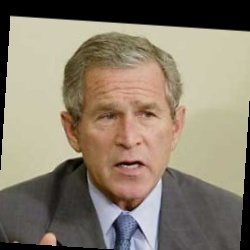
#> input picture dataset/training-data/3/George_W_Bush_0015.jpg, 250 x 250 px
$ python fisherfaces_face_detection.py
#> lines starting #> are read from the running program, lines starting #| are printed output that depends on the picture; pictures that were not available may be replaced by others from this repository, and a replacement may not be noted
import sys
import os
import numpy as np
import cv2
import matplotlib as pyplot

training_data_folder_path = 'dataset/training-data'
test_data_folder_path = 'dataset/test-data'

haarcascade_frontalface = 'opencv_xml_files/ haarcascade_frontalface.xml'

def detect_face(input_img):
    try:
        image = cv2.cvtColor(input_img, cv2.COLOR_BGR2GRAY)
    except:
        convert_image = cv2.cvtColor(input_img, cv2.COLOR_GRAY2BGR)
        image = cv2.cvtColor(convert_image, cv2.COLOR_BGR2GRAY)

    face_cascade = cv2.CascadeClassifier('opencv_xml_files/haarcascade_frontalface.xml')
    faces = face_cascade.detectMultiScale(image, scaleFactor=1.2, minNeighbors=5);
    if (len(faces) == 0):
        return -1, -1
    (x, y, w, h) = faces[0]
    return image[y:y+w, x:x+h], faces[0]

def prepare_training_data(training_data_folder_path):
#> called with training_data_folder_path = 'dataset/training-data'
    detected_faces = []
    face_labels = []
    traning_image_dirs = os.listdir(training_data_folder_path)
    for dir_name in traning_image_dirs:
        label = int(dir_name)
        training_image_path = training_data_folder_path + "/" + dir_name
        training_images_names = os.listdir(training_image_path)

        for image_name in training_images_names:
            image_path = training_image_path  + "/" + image_name
            image = cv2.imread(image_path)
#> image is the input picture: shape (250, 250, 3); mean B, G, R 109.5, 126.5, 137.3
            face, rect = detect_face(image)
#> in detect_face, `image = cv2.cvtColor(input_img, cv2.COLOR_BGR2GRAY)`:
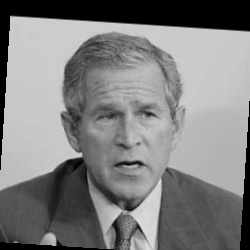
#> image: shape (250, 250); min 0, max 230, mean 127.8
#> in detect_face, `faces = face_cascade.detectMultiScale(image, scaleFactor=1.2, minNeigh..`: faces = [[72, 70, 112, 112]]
#> in detect_face, `(x, y, w, h) = faces[0]`: x = 72; y = 70; w = 112
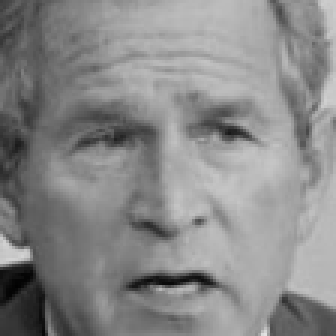
#> face: shape (112, 112) (shown 3 times larger); min 1, max 226, mean 136.4
#> rect = [72, 70, 112, 112]
            if face is not -1:
                resized_face = cv2.resize(face, (121,121), interpolation = cv2.INTER_AREA)
                detected_faces.append(resized_face)
                face_labels.append(label)
#> pass 2 of the loop in prepare_training_data, `for dir_name in traning_image_dirs:`:
#> label = 4
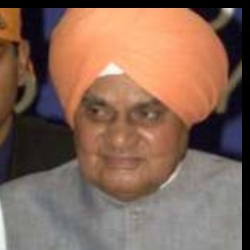
#> input picture dataset/training-data/4/Atal_Bihari_Vajpayee_0010.jpg, 250 x 250 px
#> in prepare_training_data, image is the input picture: shape (250, 250, 3); mean B, G, R 86.6, 102.2, 132.2
#> in detect_face (call 3), `image = cv2.cvtColor(input_img, cv2.COLOR_BGR2GRAY)`:
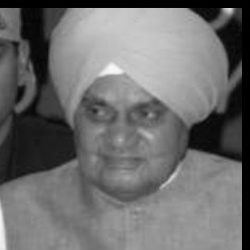
#> image: shape (250, 250); min 0, max 249, mean 109.4
#> faces = [[62, 70, 119, 119]]
#> x = 62; w = 119
#> in prepare_training_data, `face, rect = detect_face(image)`:
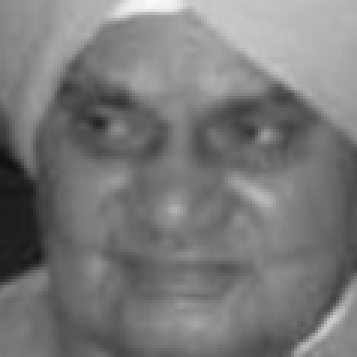
#> face: shape (119, 119) (shown 3 times larger); min 15, max 249, mean 121.1
#> in prepare_training_data, `face, rect = detect_face(image)`: rect = [62, 70, 119, 119]

    return detected_faces, face_labels

detected_faces, face_labels = prepare_training_data("dataset/training-data")

print("Total faces: ", len(detected_faces))
print("Total labels: ", len(face_labels))

fisherfaces_recognizer = cv2.face.FisherFaceRecognizer_create()

modified_face_labels = np.array(face_labels)
print(modified_face_labels)

fisherfaces_recognizer.train(detected_faces, np.array(face_labels))

def draw_rectangle(test_image, rect):
    (x, y, w, h) = rect
    cv2.rectangle(test_image, (x, y), (x+w, y+h), (0, 255, 0), 2)

def draw_text(test_image, label_text, x, y):
    cv2.putText(test_image, label_text, (x, y), cv2.FONT_HERSHEY_PLAIN, 1.5, (0, 255, 0), 2)

def predict(test_image):
    detected_face, rect = detect_face(test_image)
    resized_test_image = cv2.resize(detected_face, (121,121), interpolation = cv2.INTER_AREA)
    label=fisherfaces_recognizer.predict(resized_test_image)
    label_text = tags[label[0]]
    draw_rectangle(test_image, rect)
    draw_text(test_image, label_text, rect[0], rect[1]-5)
    print(label)
    return test_image, label_text

tags = ['0', '1', '2', '3', '4', '5', '6']

cap = cv2.VideoCapture('test_recording.avi')
count = 0

while cap.isOpened():
    _, frame = cap.read()
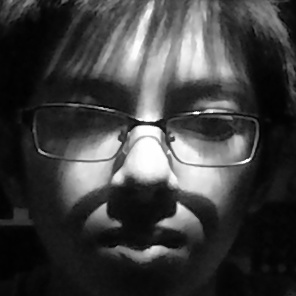
#> input picture LBPH/1/10.jpg, 296 x 296 px, given in place of test_recording.avi, which was not available
#> frame is the input picture: shape (296, 296, 3); min 0, max 255, mean 61.9
    face, rect = detect_face(frame)
#> face = -1; rect = -1
    if face is not -1:
        predicted_image, label = predict(face)
        count +=1
        if label == '0':
            count +=1
            draw_rectangle(frame, rect)
            cv2.imwrite("detected_faces/1/"+str(count)+ ".jpg", face)
cap.release()
